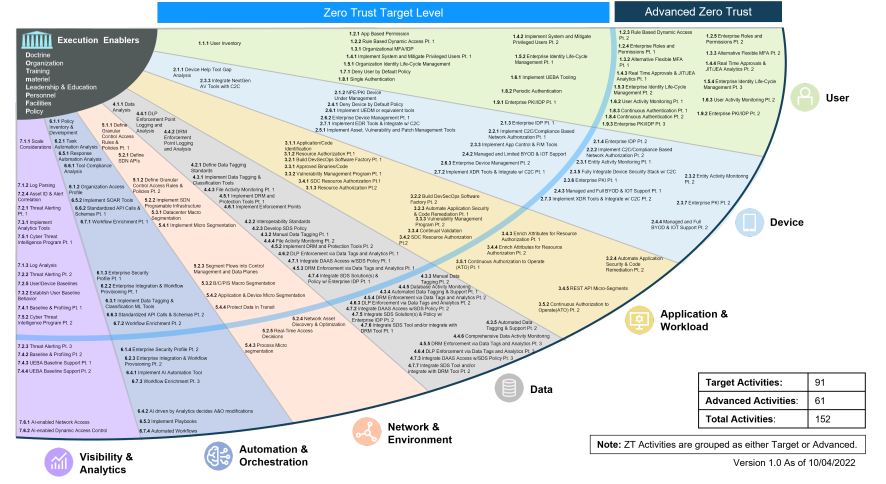
#> input picture EverestZTDemo/img/DoDFanChart.png, 1772 x 968 px (shown at 1/2 size)
$ python static.py
#> lines starting #> are read from the running program, lines starting #| are printed output that depends on the picture
import tkinter as tk
from tkinter import simpledialog, ttk
import matplotlib.pyplot as plt
import matplotlib.image as mpimg
from matplotlib.backends.backend_tkagg import FigureCanvasTkAgg
import os

# Global variable for storing the press event
press_event = None

# Store original x and y limits
original_xlim = None
original_ylim = None

# Function to handle the click event for left mouse button
# [63 lines left out: functions on_click, update_scatter, on_motion, on_scroll, on_press, not called in this run]

def on_release(event):
    global press_event
    press_event = None

# [40 lines left out: functions on_motion_pan, load_points, reset_view, not called in this run]

# Create the main window
root = tk.Tk()
root.title("Interactive Chart")

# Create a style for better appearance
style = ttk.Style()
style.theme_use('clam')
style.configure("TLabel", padding=6, font="Helvetica 12")
style.configure("TButton", padding=6, font="Helvetica 12", background="#4CAF50", foreground="white")
style.configure("TFrame", background="#f5f5f5")

# Load the image
image_path = 'img/DoDFanChart.png'
img = mpimg.imread(image_path)
#> img is the input picture: shape (968, 1772, 4) float32; mean R, G, B, A 0.849, 0.868, 0.869, 1
img_width, img_height = img.shape[1], img.shape[0]
#> img_width = 1772; img_height = 968

# Create a figure and axis
fig, ax = plt.subplots()
ax.imshow(img, extent=[0, img_width, 0, img_height])
ax.set_aspect('auto')  # Maintain the aspect ratio of the image
ax.set_axis_off()  # Hide axes to prevent the image from moving

# Store the original limits
original_xlim = ax.get_xlim()
original_ylim = ax.get_ylim()

# Initialize scatter plot for points
points = []
scatter = ax.scatter([], [], color='grey', s=50)

# Connect the click, motion, scroll, and pan events
fig.canvas.mpl_connect('button_press_event', on_click)
fig.canvas.mpl_connect('motion_notify_event', on_motion)
fig.canvas.mpl_connect('scroll_event', on_scroll)
fig.canvas.mpl_connect('button_press_event', on_press)
fig.canvas.mpl_connect('button_release_event', on_release)
fig.canvas.mpl_connect('motion_notify_event', on_motion_pan)

# Convert the Matplotlib figure to a Tkinter Canvas
canvas = FigureCanvasTkAgg(fig, master=root)
canvas.draw()
canvas.get_tk_widget().pack(side=tk.LEFT, fill=tk.BOTH, expand=1)

# Create a frame for the side menu with a fixed size
side_frame = ttk.Frame(root, padding="10", width=300, height=600)
side_frame.pack_propagate(False)  # Prevent the frame from resizing
side_frame.pack(side=tk.RIGHT, fill=tk.Y, expand=False)

# Create a label for displaying vendor information with a fixed size
vendor_info_label = ttk.Label(side_frame, text="Vendor Info:", anchor="nw", justify="left", wraplength=280)
vendor_info_label.pack(side=tk.TOP, fill=tk.BOTH, expand=True)

# Create a reset button
reset_button = ttk.Button(side_frame, text="Reset View", command=reset_view)
reset_button.pack(side=tk.BOTTOM, fill=tk.X, padx=10, pady=10)

# Check if points.txt is empty or does not exist before calling load_points
if os.path.exists("points.txt") and os.path.getsize("points.txt") > 0:
    load_points()

# Start the Tkinter event loop
tk.mainloop()
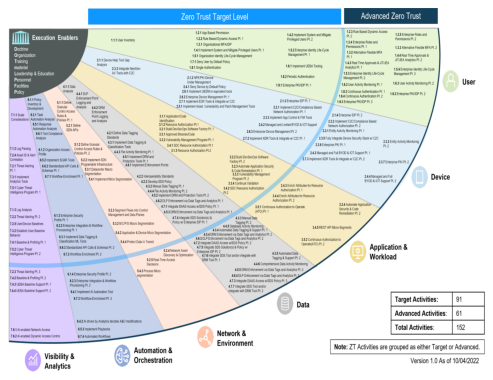
#> figure drawn by matplotlib, 1 panel
